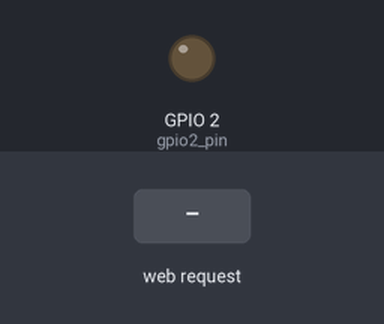
A sketch run on a simulated ESP8266 (NodeMCU). Parts: output pins drawn as LEDs (lit = HIGH). The inputs (shaded band) are chosen by the test bench. WiFi joins after 1.5 s; servers stay silent unless stated; what the sketch prints to the serial monitor is not drawn.

Above: at 3.7 s.
3.8 s: HTTP request GET /socket2Off received
At 4.2 s:
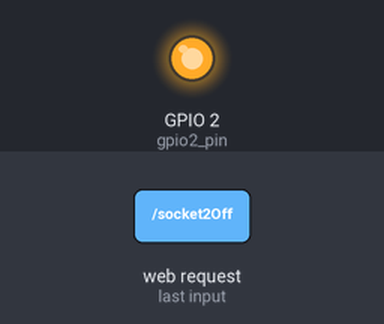
5.3 s: HTTP request GET /socket2On received
At 6.5 s:
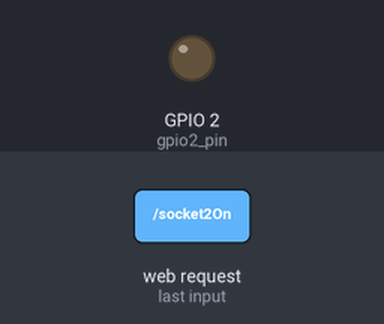
Timing chart, 0 to 8.3 s (numbered marks = the images above; inputs shaded):
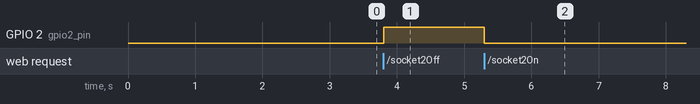

The sketch:

sketch_jan27d.ino
```cpp
#include <ESP8266WiFi.h>
#include <WiFiClient.h>
#include <ESP8266WebServer.h>
#include <ESP8266mDNS.h>

MDNSResponder mdns;

// Replace with your network credentials
const char* ssid = "KSUHack2018";
const char* password = "K3nt1910";

ESP8266WebServer server(80);

String webPage = "";

int gpio2_pin = 2;


int turns = 0; // how fast the motor runs
int turnAmount = 1; // how many turns the motor makes
int turnoffAmount = 1;
boolean flag = 0;
unsigned long currentTime;
unsigned long loopTime;

void setup() {

  webPage += "<h1>ESP8266 Web Server</h1>";
  webPage += "<p>Socket #2 <a href=\"socket2On\"><button>ON</button></a>&nbsp;<a href=\"socket2Off\"><button>OFF</button></a></p>";

  // preparing GPIOs
  pinMode(gpio2_pin, OUTPUT);
  digitalWrite(gpio2_pin, LOW);

  delay(1000);
  Serial.begin(9600);
  WiFi.begin(ssid, password);
  Serial.println("");

  // Wait for connection
  while (WiFi.status() != WL_CONNECTED) {
    delay(500);
    Serial.print(".");
  }
  Serial.println("");
  Serial.print("Connected to ");
  Serial.println(ssid);
  Serial.print("IP address: ");
  Serial.println(WiFi.localIP());

  if (mdns.begin("esp8266", WiFi.localIP())) {
    Serial.println("MDNS responder started");
  }

  server.on("/", [](){
    server.send(200, "text/html", webPage);
  });
  server.on("/socket2Off", [](){
    server.send(200, "text/html", webPage);
    digitalWrite(gpio2_pin, HIGH);
    delay(1000);
  });
  server.on("/socket2On", [](){
    server.send(200, "text/html", webPage);
    digitalWrite(gpio2_pin, LOW);
    delay(1000);
  });
  server.begin();
  Serial.println("HTTP server started");

//////////////////////////////////////////////////////////////////////////////////////

   currentTime = millis();

   loopTime = currentTime;
}

void loop() {

  server.handleClient();
}
```

Measured:
- after the input at 3.8 s, GPIO 2 (gpio2_pin): LOW → HIGH at once
- after the input at 5.3 s, GPIO 2 (gpio2_pin): HIGH → LOW at once
